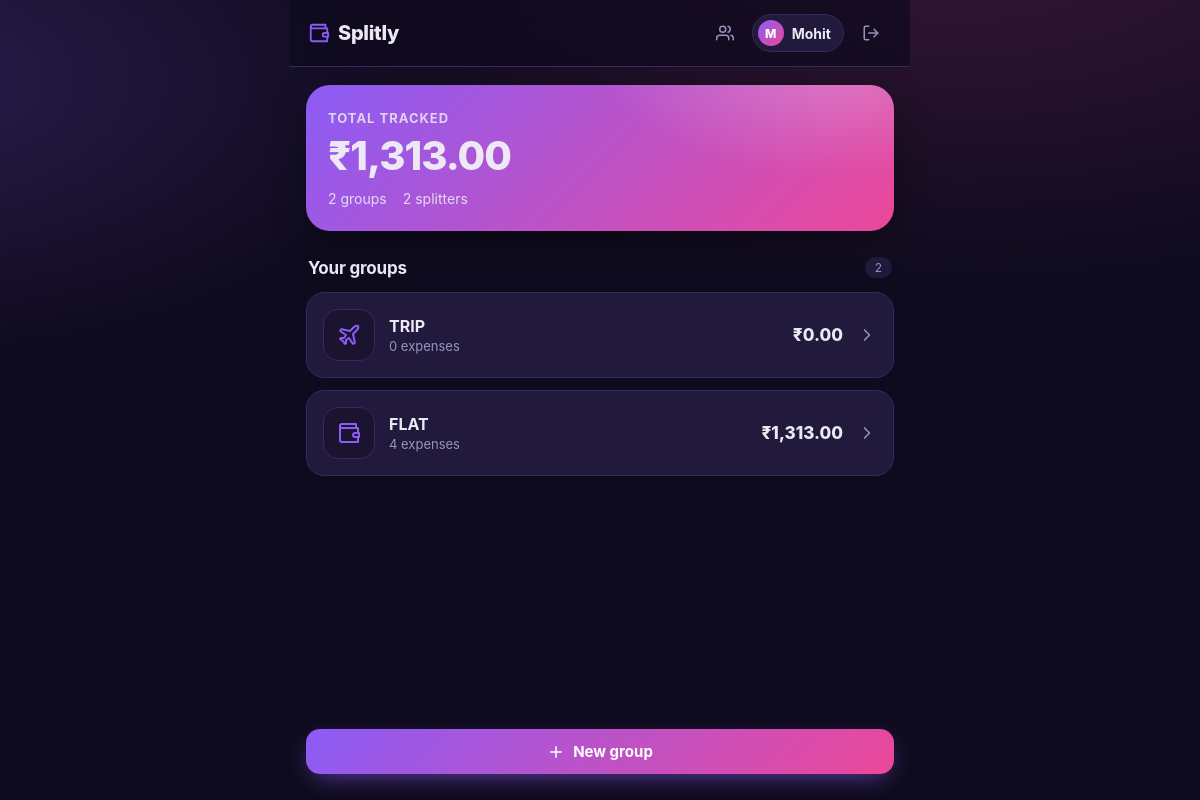
The app's page / (signed in), older data.
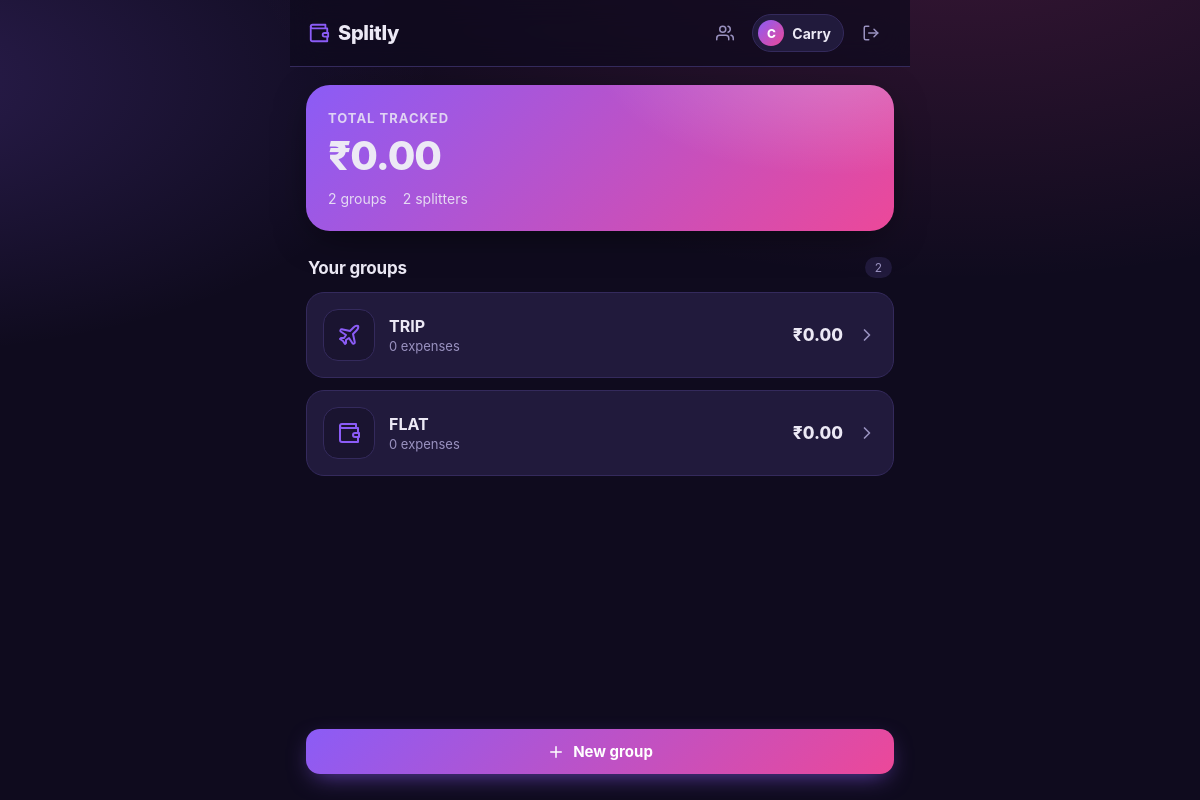
The same page, newer data.
### expenses/models.py (models this page shows, shortened)
class UserSettings(models.Model):
    DATE_RELATIVE = 'relative'
    DATE_DMY = 'dmy'
    DATE_MDY = 'mdy'
    DATE_ISO = 'iso'
    DATE_CHOICES = [
        (DATE_RELATIVE, 'Relative (e.g. 2 days ago)'),
        (DATE_DMY, 'DD/MM/YYYY'),
        (DATE_MDY, 'MM/DD/YYYY'),
        (DATE_ISO, 'YYYY-MM-DD'),
    ]
    user = models.OneToOneField(
        settings.AUTH_USER_MODEL,
        on_delete=models.CASCADE,
        related_name='settings',
    )
    display_name = models.CharField(max_length=80, blank=True)
    currency = models.CharField(
        max_length=3,
        choices=[(c, f'{c} ({s})') for c, s, _ in CURRENCIES],
        default='USD',
    )
    date_format = models.CharField(max_length=10, choices=DATE_CHOICES, default=DATE_RELATIVE)
    @property
    def currency_symbol(self):
        return CURRENCY_SYMBOLS.get(self.currency, '$')
    @property
    def name(self):
        return self.display_name or self.user.username
    @classmethod
    def for_user(cls, user):
        obj, _ = cls.objects.get_or_create(user=user)
        return obj

class Group(models.Model):
    owner = models.ForeignKey(
        settings.AUTH_USER_MODEL,
        on_delete=models.CASCADE,
        related_name='expense_groups',
    )
    name = models.CharField(max_length=80)
    icon = models.CharField(max_length=24, default='wallet')
    last_splitters = models.ManyToManyField(
        Member,
        related_name='default_in_groups',
        blank=True,
    )
    created_at = models.DateTimeField(auto_now_add=True)
    class Meta:
        ordering = ['-created_at']
        unique_together = [('owner', 'name')]
    @property
    def total(self):
        agg = self.expenses.aggregate(s=models.Sum('amount'))
        return agg['s'] or Decimal('0.00')
    @property
    def expense_count(self):
        return self.expenses.count()

### expenses/views.py (the view)
# urls.py: path('', views.group_list, name='group_list'),
@login_required
def group_list(request):
    group_ids = GroupMembership.objects.filter(
        user=request.user).values_list('group_id', flat=True)
    groups = Group.objects.filter(id__in=group_ids)
    grand_total = groups.aggregate(s=Sum('expenses__amount'))['s'] or Decimal('0.00')
    return render(request, 'expenses/group_list.html', {
        'groups': groups,
        'grand_total': grand_total,
        'member_count': Member.objects.filter(owner=request.user, user__isnull=True).count(),
    })

### expenses/context_processors.py (called while the page is built)
def user_settings(request):
    if request.user.is_authenticated:
        return {'app_settings': UserSettings.for_user(request.user)}
    return {}

### expenses/templatetags/expense_extras.py (called while the page is built)
@register.simple_tag
def icon(name, size=24, cls=''):
    inner = ICONS.get(name) or ICONS['wallet']
    classes = ('icon ' + cls).strip()
    return mark_safe(
        f'<svg class="{classes}" width="{size}" height="{size}" '
        f'viewBox="0 0 24 24" fill="none" stroke="currentColor" '
        f'stroke-width="2" stroke-linecap="round" stroke-linejoin="round" '
        f'aria-hidden="true">{inner}</svg>'
    )

@register.filter
def money(amount, app_settings=None):
    symbol = getattr(app_settings, 'currency_symbol', '$')
    try:
        value = float(amount)
    except (TypeError, ValueError):
        value = 0.0
    return mark_safe(f'{symbol}{value:,.2f}')

### expenses/templates/expenses/group_list.html (shortened to what this page needs)
{% extends 'base.html' %}
{% load expense_extras %}
{% block content %}
<section class="hero">
  <div class="hero-label">Total tracked</div>
  <div class="hero-amount">{{ grand_total|money:app_settings }}</div>
  <div class="hero-sub">
    <span>{{ groups|length }} group{{ groups|length|pluralize }}</span>
    <span>{{ member_count }} splitter{{ member_count|pluralize }}</span>
  </div>
</section>
<div class="section-head">
  <h2>Your groups</h2>
  <span class="count-pill">{{ groups|length }}</span>
</div>
{% if groups %}
<div class="grid">
  {% for group in groups %}
  <a href="{% url 'group_detail' group.pk %}" class="group-card">
    <div class="group-emoji">{% icon group.icon 24 %}</div>
    <div class="group-meta">
      <div class="group-name">{{ group.name }}</div>
      <div class="group-stat">{{ group.expense_count }} expense{{ group.expense_count|pluralize }}</div>
    </div>
    <div class="group-amount">{{ group.total|money:app_settings }}</div>
    <span class="chev">{% icon "chevron-right" 20 %}</span>
  </a>
  {% endfor %}
</div>
{% else %}
<div class="empty">
  <div class="empty-emoji">{% icon "folder" 44 %}</div>
  <h3>No groups yet</h3>
  <p>Create a group like <b>FLAT</b> or <b>TRIP</b> to start tracking and splitting expenses.</p>
</div>
{% endif %}
<a href="{% url 'group_create' %}" class="btn btn-block fab">{% icon "plus" 18 %} New group</a>
{% endblock %}

### expenses/templates/base.html (shortened to what this page needs)
{% load static expense_extras %}
<!doctype html>
<html lang="en">
<head>
  <link rel="stylesheet" href="{% static 'css/app.css' %}">
</head>
<body>
  <div class="app-shell">
    {% if user.is_authenticated %}
    <header class="topbar">
      <a href="{% url 'group_list' %}" class="brand">{% icon "wallet" 22 %} Splitly</a>
      <nav class="topnav">
        <a href="{% url 'member_list' %}" class="nav-link" title="Splitters">{% icon "users" 18 %}</a>
        <a href="{% url 'settings' %}" class="user-chip" title="Signed in — edit settings">
          <span class="user-avatar">{{ app_settings.name|slice:":1"|upper }}</span>
          <span class="user-name">{{ app_settings.name }}</span>
        </a>
        <form action="{% url 'logout' %}" method="post" class="inline-form">
          <button type="submit" class="nav-link nav-btn" title="Logout">{% icon "logout" 18 %}</button>
        </form>
      </nav>
    </header>
    {% endif %}
    <main class="content">
      {% block content %}{% endblock %}
    </main>
  </div>
</body>
</html>

Row changes from the older to the newer data that the page shows:
changed UserSettings: name "M" → "C"; name "Mohit" → "Carry"; currency "₹1,313.00" → "₹0.00"
computed for Group "FLAT": expense_count "4" → "0"; total "₹1,313.00" → "₹0.00"
